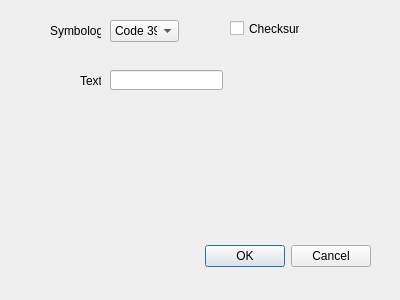
<?xml version="1.0" encoding="UTF-8"?>
<ui version="4.0">
 <class>barcodeDialog</class>
 <widget class="QDialog" name="barcodeDialog">
  <property name="geometry">
   <rect>
    <x>0</x>
    <y>0</y>
    <width>400</width>
    <height>300</height>
   </rect>
  </property>
  <property name="maximumSize">
   <size>
    <width>400</width>
    <height>300</height>
   </size>
  </property>
  <property name="windowTitle">
   <string>Barcode Options</string>
  </property>
  <property name="sizeGripEnabled">
   <bool>false</bool>
  </property>
  <property name="modal">
   <bool>false</bool>
  </property>
  <widget class="QDialogButtonBox" name="buttonBox">
   <property name="geometry">
    <rect>
     <x>30</x>
     <y>240</y>
     <width>341</width>
     <height>32</height>
    </rect>
   </property>
   <property name="orientation">
    <enum>Qt::Horizontal</enum>
   </property>
   <property name="standardButtons">
    <set>QDialogButtonBox::Cancel|QDialogButtonBox::Ok</set>
   </property>
  </widget>
  <widget class="QComboBox" name="comboBox">
   <property name="geometry">
    <rect>
     <x>110</x>
     <y>20</y>
     <width>69</width>
     <height>22</height>
    </rect>
   </property>
   <item>
    <property name="text">
     <string>Code 39</string>
    </property>
   </item>
   <item>
    <property name="text">
     <string>Code 128</string>
    </property>
   </item>
  </widget>
  <widget class="QLabel" name="label">
   <property name="geometry">
    <rect>
     <x>50</x>
     <y>20</y>
     <width>51</width>
     <height>21</height>
    </rect>
   </property>
   <property name="text">
    <string>Symbology</string>
   </property>
  </widget>
  <widget class="QCheckBox" name="checkBox">
   <property name="geometry">
    <rect>
     <x>230</x>
     <y>20</y>
     <width>70</width>
     <height>17</height>
    </rect>
   </property>
   <property name="text">
    <string>Checksum</string>
   </property>
  </widget>
  <widget class="QLineEdit" name="lineEdit">
   <property name="geometry">
    <rect>
     <x>110</x>
     <y>70</y>
     <width>113</width>
     <height>20</height>
    </rect>
   </property>
  </widget>
  <widget class="QLabel" name="label_2">
   <property name="geometry">
    <rect>
     <x>80</x>
     <y>70</y>
     <width>21</width>
     <height>21</height>
    </rect>
   </property>
   <property name="text">
    <string>Text</string>
   </property>
  </widget>
 </widget>
 <resources/>
 <connections>
  <connection>
   <sender>buttonBox</sender>
   <signal>accepted()</signal>
   <receiver>barcodeDialog</receiver>
   <slot>accept()</slot>
   <hints>
    <hint type="sourcelabel">
     <x>248</x>
     <y>254</y>
    </hint>
    <hint type="destinationlabel">
     <x>157</x>
     <y>274</y>
    </hint>
   </hints>
  </connection>
  <connection>
   <sender>buttonBox</sender>
   <signal>rejected()</signal>
   <receiver>barcodeDialog</receiver>
   <slot>reject()</slot>
   <hints>
    <hint type="sourcelabel">
     <x>316</x>
     <y>260</y>
    </hint>
    <hint type="destinationlabel">
     <x>286</x>
     <y>274</y>
    </hint>
   </hints>
  </connection>
 </connections>
</ui>
